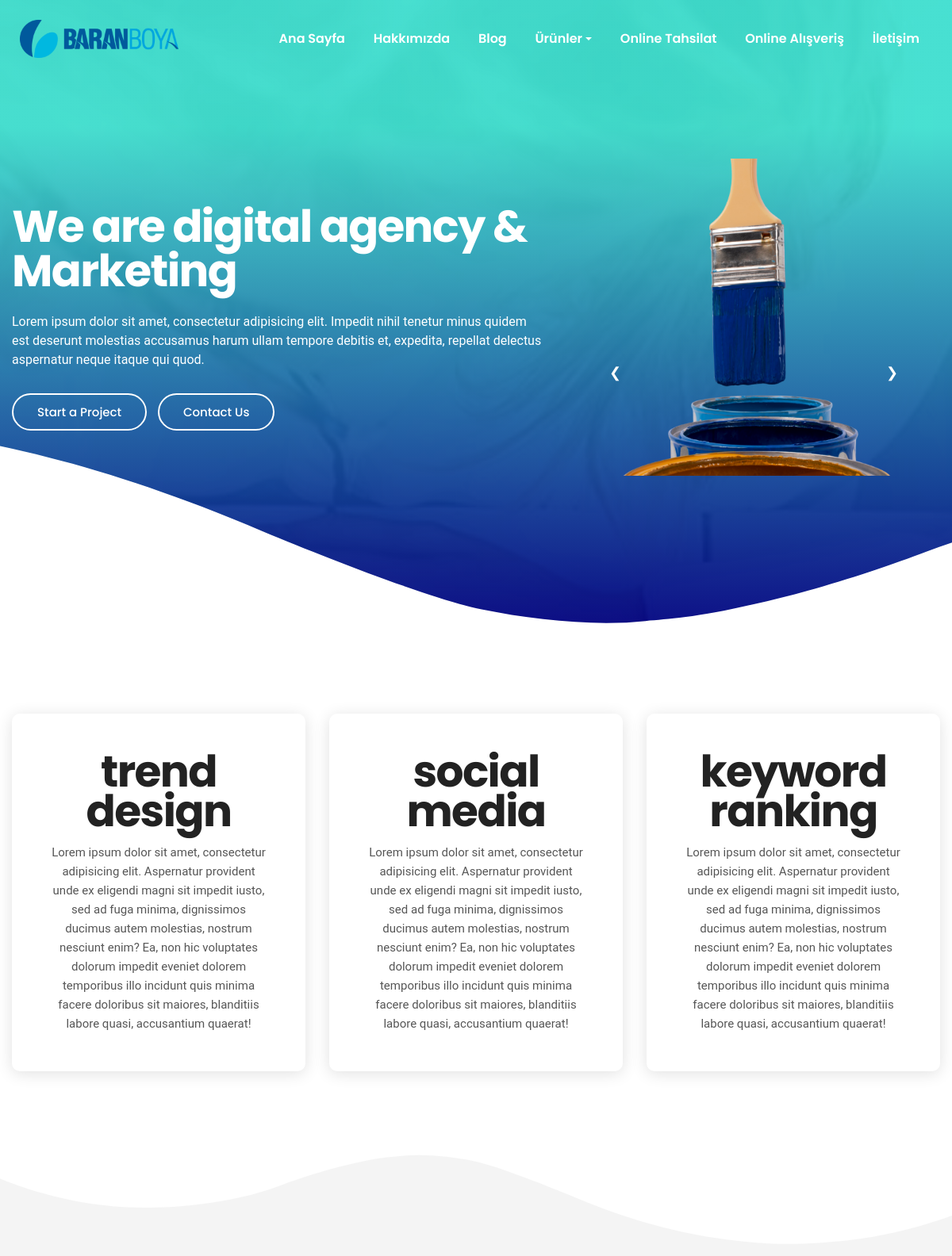
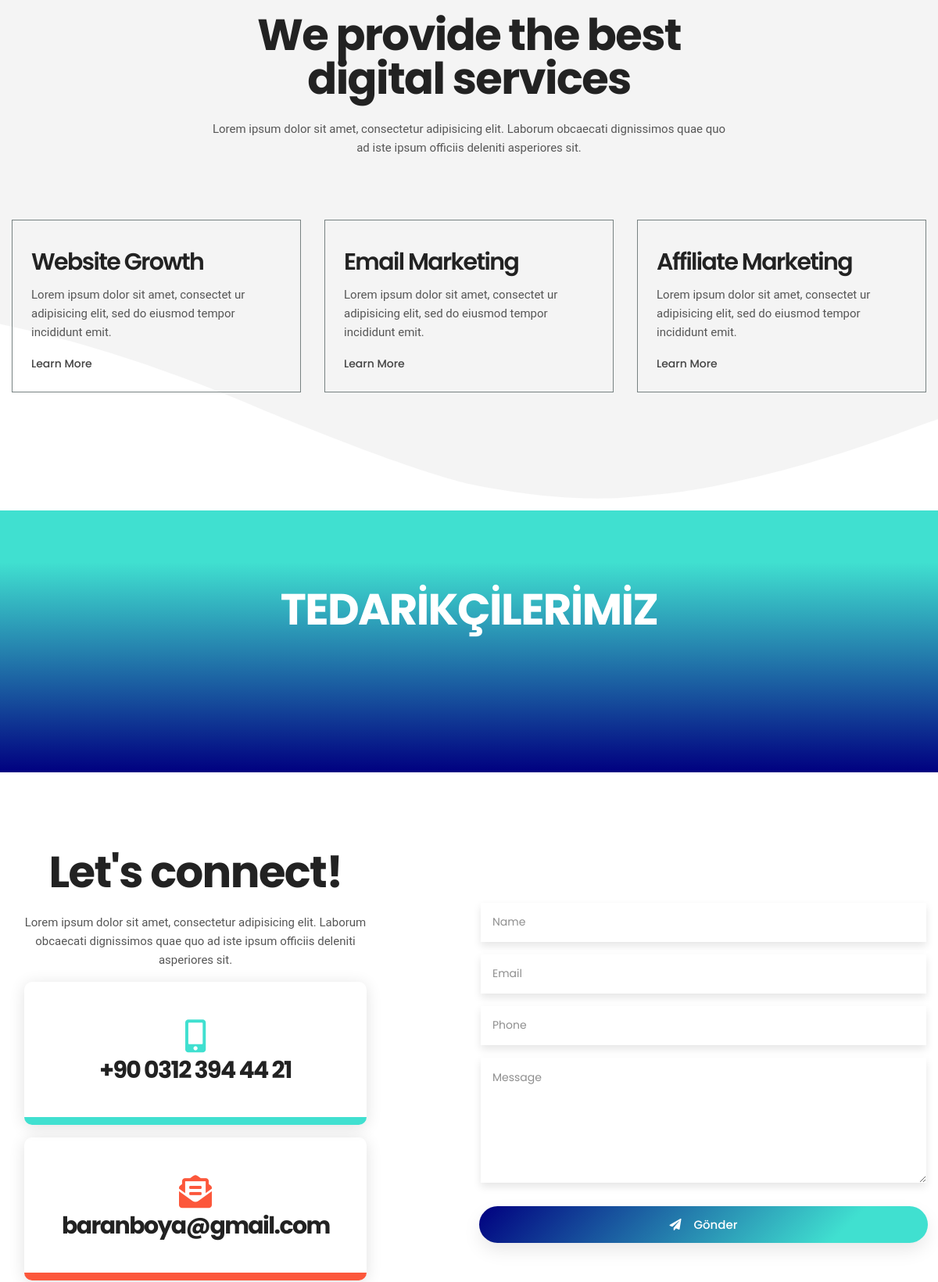
Before: / (upper part) with the older database file (2 pictures, top to bottom).
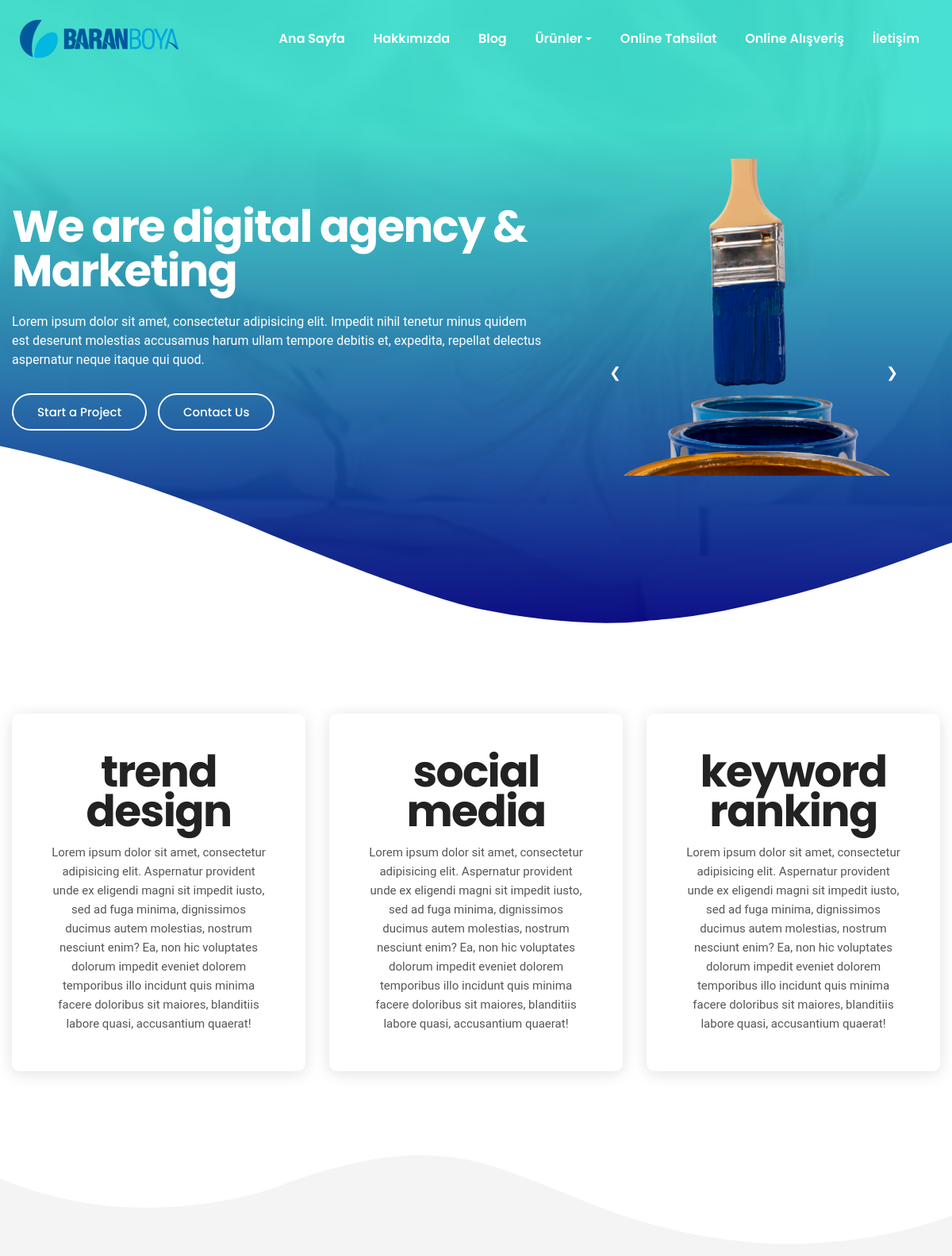
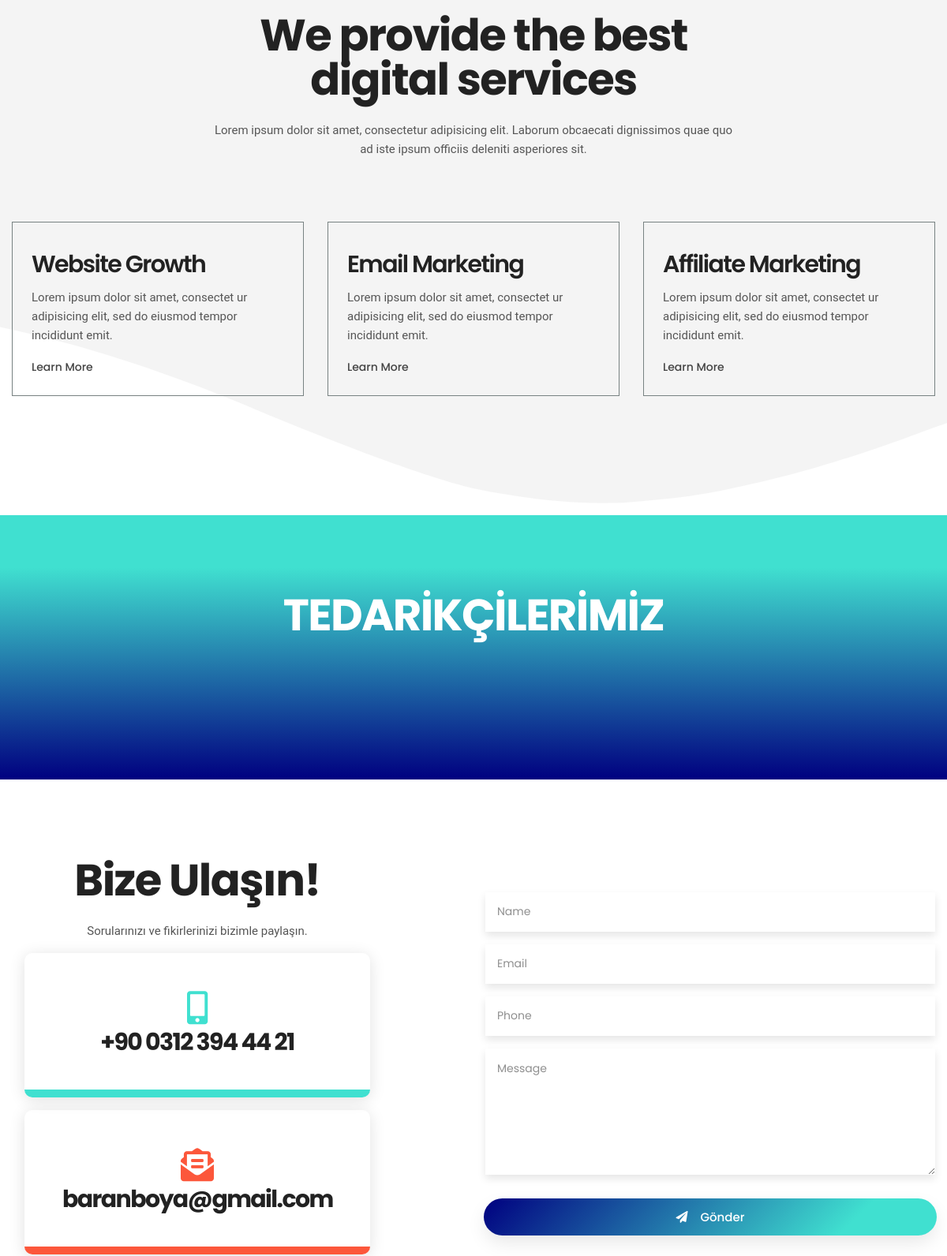
After: the same page with the newer database file (2 pictures, top to bottom).
### tables this page shows
CREATE TABLE `logo` (
  `id` int(11) NOT NULL,
  `xfile` varchar(1000) NOT NULL,
  `ufile` varchar(1000) NOT NULL,
  `updated_at` timestamp NOT NULL DEFAULT current_timestamp() ON UPDATE current_timestamp()
);

CREATE TABLE `static` (
  `id` int(11) NOT NULL,
  `stitle` varchar(150) NOT NULL,
  `stext` varchar(500) NOT NULL,
  `updated_at` timestamp NOT NULL DEFAULT current_timestamp() ON UPDATE current_timestamp()
);

CREATE TABLE `why_us` (
  `id` int(11) NOT NULL,
  `title` varchar(200) NOT NULL,
  `detail` varchar(500) NOT NULL,
  `updated_on` timestamp NOT NULL DEFAULT current_timestamp() ON UPDATE current_timestamp()
);

CREATE TABLE `section_title` (
  `id` int(11) NOT NULL,
  `about_title` varchar(500) NOT NULL,
  `about_text` varchar(1000) NOT NULL,
  `why_title` varchar(500) NOT NULL,
  `why_text` varchar(1000) NOT NULL,
  `service_title` varchar(500) NOT NULL,
  `service_text` varchar(1000) NOT NULL,
  `port_title` varchar(500) NOT NULL,
  `port_text` varchar(1000) NOT NULL,
  `test_title` varchar(500) NOT NULL,
  `test_text` varchar(1000) NOT NULL,
  `contact_title` varchar(500) NOT NULL,
  `contact_text` varchar(1000) NOT NULL,
  `enquiry_title` varchar(500) NOT NULL,
  `enquiry_text` varchar(1000) NOT NULL
);

CREATE TABLE `service` (
  `id` int(11) NOT NULL,
  `service_title` varchar(500) NOT NULL,
  `service_desc` varchar(1000) NOT NULL,
  `service_detail` varchar(2000) NOT NULL,
  `ufile` varchar(1000) NOT NULL,
  `upadated_at` timestamp NOT NULL DEFAULT current_timestamp() ON UPDATE current_timestamp()
);

CREATE TABLE `sitecontact` (
  `id` int(11) NOT NULL,
  `phone1` varchar(150) NOT NULL,
  `phone2` varchar(150) NOT NULL,
  `email1` varchar(100) NOT NULL,
  `email2` varchar(100) NOT NULL,
  `longitude` varchar(100) NOT NULL,
  `latitude` varchar(150) NOT NULL,
  `updated_at` timestamp NOT NULL DEFAULT current_timestamp() ON UPDATE current_timestamp()
);

### index.php (the view, shortened to what this page needs)
<?php include "header.php"; ?>
        <section id="home" class="section welcome-area bg-overlay overflow-hidden d-flex align-items-center">
            <div class="container">
                <div class="row align-items-center">
                    <div class="col-12 col-md-7">
                    <?php
    $rr=mysqli_query($con,"SELECT * FROM static");
$r = mysqli_fetch_row($rr);
$stitle = $r[1];
$stext=$r[2];
?>
                        <div class="welcome-intro">
                            <h1 class="text-white"><?php print $stitle?></h1>
                            <p class="text-white my-4"><?php print $stext?></p>
                            <div class="button-group">
                                <a href="#" class="btn btn-bordered-white">Start a Project</a>
                                <a href="#" class="btn btn-bordered-white d-none d-sm-inline-block">Contact Us</a>
                            </div>
                        </div>
                    </div>
                    <div class="col-12 col-md-5">
                        <div class="welcome-thumb-wrapper mt-5 mt-md-0">
                            <div class="slider-container">
                                <div class="slides">
                                    <span class="slide">
                                        <img class="welcome-animation" src="assets/img/welcome/baran-boya-icerik1.png">
                                    </span>
                                </div>
                                <div class="slider-navigation">
                                    <button class="prev">&#10094;</button>
                                    <button class="next">&#10095;</button>
                                </div>
                            </div>
                        </div>
                    </div>
                </div>
            </div>
            <div class="shape shape-bottom">
            </div>
        </section>
        <section class="section promo-area ptb_100">
            <div class="container">
                <div class="row">
                <?php
				   $q="SELECT * FROM  why_us ORDER BY id DESC LIMIT 3";
 $r123 = mysqli_query($con,$q);
while($ro = mysqli_fetch_array($r123))
{
	$title="$ro[title]";
	$detail="$ro[detail]";
print "
<div class='col-12 col-md-6 col-lg-4 res-margin'>
<div class='single-promo color-1 bg-hover hover-bottom text-center p-5'>
    <h3 class='mb-3'>$title</h3>
    <p>$detail</p>
</div>
</div>
";
}
?>
                </div>
            </div>
        </section>
        <section id="service" class="section service-area bg-grey ptb_150">
            <div class="shape shape-top">
            </div>
            <div class="container">
                <div class="row justify-content-center">
                    <div class="col-12 col-md-10 col-lg-7">
                        <div class="section-heading text-center">
                            <h2><?php print $service_title?></h2>
                            <p class="d-none d-sm-block mt-4"><?php print $service_text?></p>
                        </div>
                    </div>
                </div>
                <div class="row">
                <?php
				   $qs="SELECT * FROM  service ORDER BY id DESC LIMIT 6";
 $r1 = mysqli_query($con,$qs);
while($rod = mysqli_fetch_array($r1))
{
	$id="$rod[id]";
	$serviceg="$rod[service_title]";
	$service_desc="$rod[service_desc]";
print "
<div class='col-12 col-md-6 col-lg-4'>
<div class='single-service p-4'  style='border: solid 1px #788282;'>
    <h3 class='my-3'>$serviceg</h3>
    <p>$service_desc</p>
    <a class='service-btn mt-3' href='servicedetail.php?id=$id'>Learn More</a>
</div>
</div>
";
}
?>
                   </div>
            </div>
            <div class="shape shape-bottom">
            </div>
        </section>
        <section id="review" class="section review-area bg-overlay ptb_100">
            <div class="container">
                <div class="row justify-content-center">
                    <div class="col-12 col-md-10 col-lg-7">
                        <div class="section-heading text-center">
                            <h2 class="text-white">TEDARİKÇİLERİMİZ</h2>
                        </div>
                    </div>
                </div>
            </div>
        </section>
        <section id="contact" class="contact-area ptb_100">
            <div class="container">
                <div class="row justify-content-between align-items-center">
                    <div class="col-12 col-lg-5">
                        <div class="section-heading text-center mb-3">
                            <h2><?php print $contact_title ?></h2>
                            <p class="d-none d-sm-block mt-4"><?php print $contact_text ?></p>
                        </div>
                        <div class="contact-us">
                            <ul>
                                <li class="contact-info color-1 bg-hover active hover-bottom text-center p-5 m-3">
                                    <span><i class="fas fa-mobile-alt fa-3x"></i></span>
                                    <a class="d-block my-2" href="tel:<?php print $phone1 ?>">
                                        <h3><?php print $phone1 ?></h3>
                                    </a>
                                </li>
                                <li class="contact-info color-3 bg-hover active hover-bottom text-center p-5 m-3">
                                    <span><i class="fas fa-envelope-open-text fa-3x"></i></span>
                                    <a class="d-none d-sm-block my-2" href="mailto:<?php print $email1 ?>">
                                        <h3><?php print $email1 ?></h3>
                                    </a>
                                </li>
                            </ul>
                        </div>
                    </div>
                    <div class="col-12 col-lg-6 pt-4 pt-lg-0">
                        <div class="contact-box text-center">
<form action="" method="post" enctype="multipart/form-data">
                                <div class="row">
                                    <div class="col-12">
                                        <div class="form-group">
                                            <input type="text" class="form-control" name="name" placeholder="Name" required="required">
                                        </div>
                                        <div class="form-group">
                                            <input type="email" class="form-control" name="email" placeholder="Email" required="required">
                                        </div>
                                        <div class="form-group">
                                            <input type="text" class="form-control" name="phone" placeholder="Phone" required="required">
                                        </div>
                                    </div>
                                    <div class="col-12">
                                        <div class="form-group">
                                            <textarea class="form-control" name="message" placeholder="Message" required="required"></textarea>
                                        </div>
                                    </div>
                                    <div class="col-12">
                                        <button type="submit" class="btn btn-bordered active btn-block mt-3" name="save"><span class="text-white pr-3"><i class="fas fa-paper-plane"></i></span>Gönder</button>
                                    </div>
                                </div>
                            </form>
                        </div>
                    </div>
                </div>
            </div>
        </section>
      <?php include "footer.php"; ?>

### header.php (shortened to what this page needs)
<?php include "z_db.php";?>
<!doctype html>
<html class="no-js" lang="en">
<?php
    $rrs=mysqli_query($con,"SELECT * FROM section_title Where id=1");
$rs = mysqli_fetch_array($rrs);
$contact_title="$rs[contact_title]";
$contact_text="$rs[contact_text]";
$service_title="$rs[service_title]";
$service_text="$rs[service_text]";
?>
<?php
    $rt=mysqli_query($con,"SELECT * FROM sitecontact where id=1");
    $tr = mysqli_fetch_array($rt);
    $phone1 = "$tr[phone1]";
    $email1 = "$tr[email1]";
?>
<head>
    <link rel="stylesheet" href="assets/css/style.css">
    <link rel="stylesheet" href="assets/css/responsive.css">
</head>
<body>
    <div class="main overflow-hidden">
    <header id="header">
        <nav data-aos="zoom-out" data-aos-delay="800" class="navbar navbar-expand">
            <div id="header-container" class="container header">
                <?php
                $rt = mysqli_query($con, "SELECT ufile FROM logo WHERE id=1");
                $tr = mysqli_fetch_array($rt);
                $ufile = "$tr[ufile]";
                ?>
                <a class="navbar-brand" href="home">
                    <img class="navbar-brand-regular" id="header-logo1" src="dashboard/uploads/logo/<?php print $ufile ?>" alt="brand-logo">
                </a>
                <div class="ml-auto">
                    <ul class="navbar-nav items">
                        <li class="nav-item">
                            <a class="nav-link" href="home">Ana Sayfa</a>
                        </li>
                        <li class="nav-item">
                            <a href="about" class="nav-link">Hakkımızda</a>
                        </li>
                        <li class="nav-item">
                            <a href="portfolio" class="nav-link">Blog</a>
                        </li>
                        <li class="nav-item dropdown">
                            <a href="#" class="nav-link dropdown-toggle" id="navbarDropdown" role="button" data-toggle="dropdown" aria-haspopup="true" aria-expanded="false">
                                Ürünler
                            </a>
                        </li>
                        <li class="nav-item">
                            <a href="https://tahsilat.baranboya.com/Payment/UnAuthenticatedPayment?notAut=True" target="_blank" class="nav-link">Online Tahsilat</a>
                        </li>
                        <li class="nav-item">
                            <a href="https://www.kalipsilikonu.com/" target="_blank" class="nav-link">Online Alışveriş</a>
                        </li>
                        <li class="nav-item">
                            <a href="contact" class="nav-link">İletişim</a>
                        </li>
                    </ul>
                </div>
            </div>
        </nav>
    </header>

### footer.php (shortened to what this page needs)
    </div>
</body>
</html>

Changed rows visible on the page:
changed section_title "We provide the best digital services": contact_title "Let's connect!" → "Bize Ulaşın!"; contact_text "Lorem ipsum dolor sit amet, consectetur adipisicing elit. Laborum obcaecati dignissimos quae quo ad iste ipsum officiis deleniti asperiores sit." → "Sorularınızı ve fikirlerinizi bizimle paylaşın."
